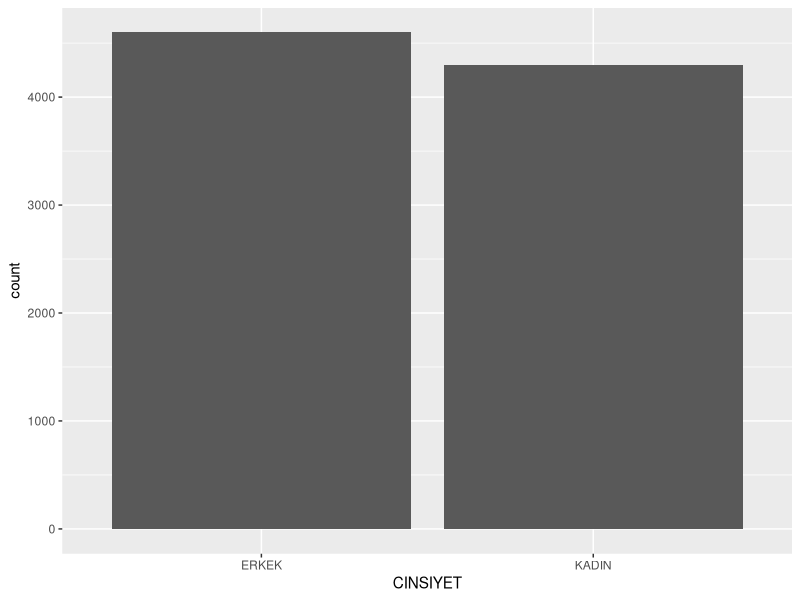
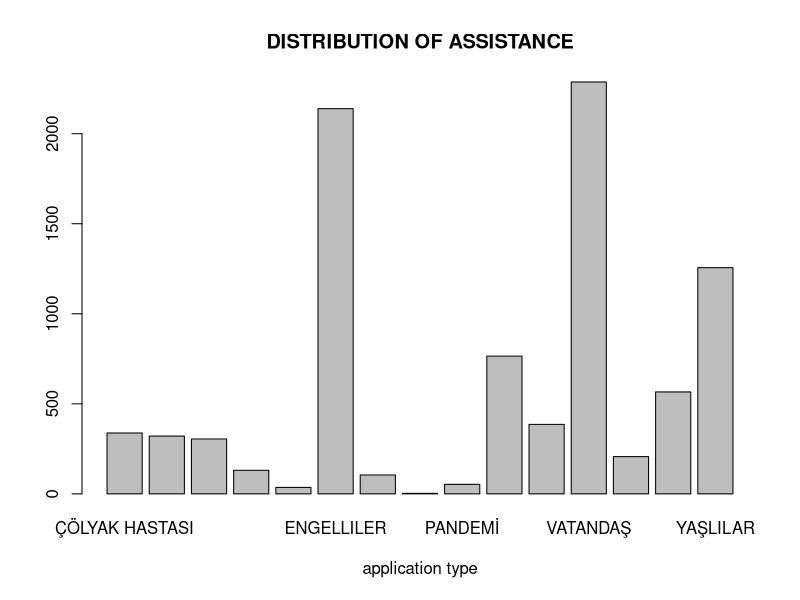
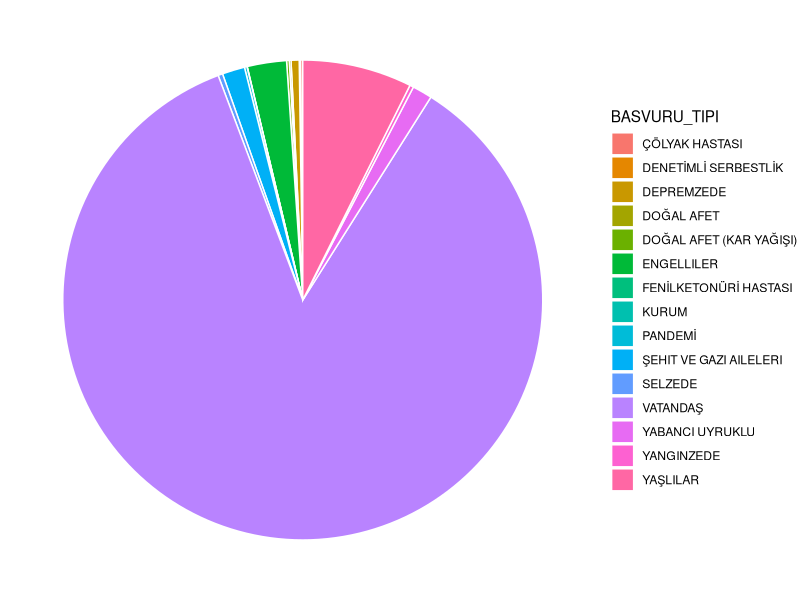
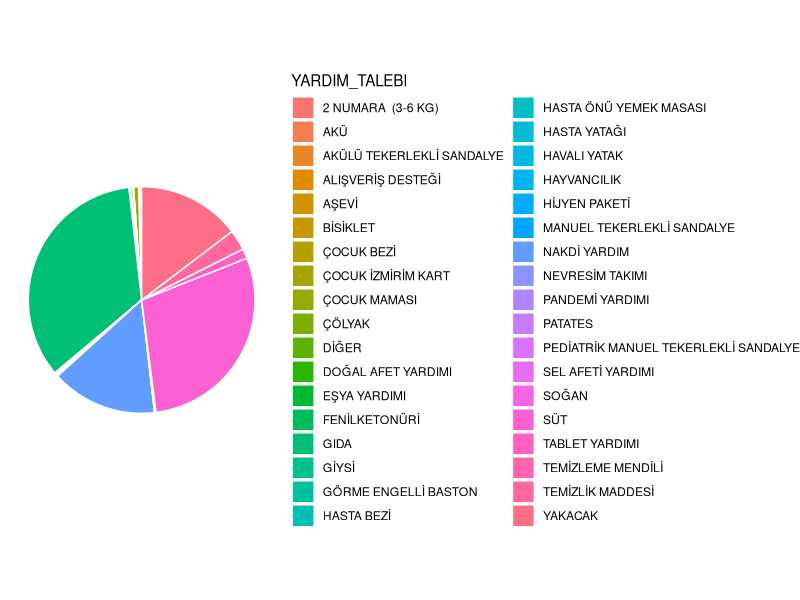
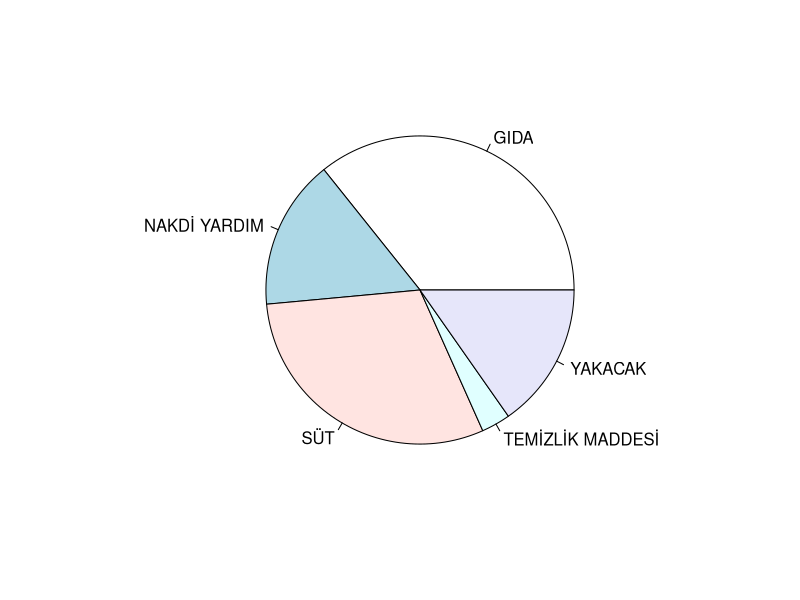
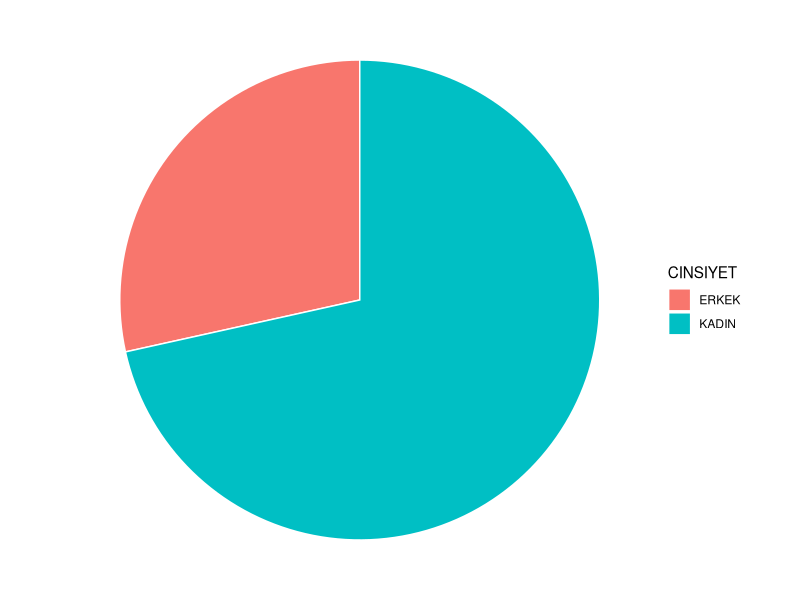
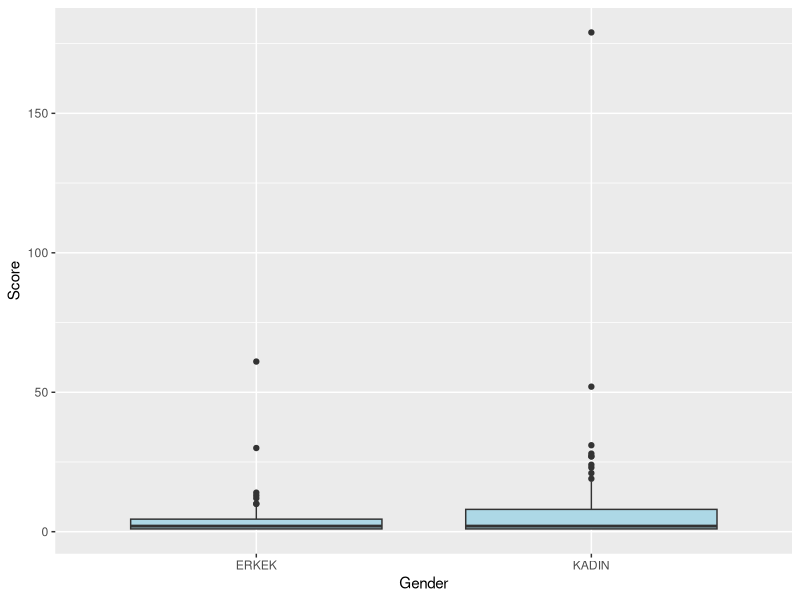

Source code (R) for these figures, in order:
## ---- chunk 1
library(ggplot2)
library(dplyr) 
## ---- chunk 2
izmir.sosyal.yardim <- read.csv("izmirSosyalYardimBasvurulari.csv")
head(izmir.sosyal.yardim)

## ---- chunk 3
izmir.sosyal.yardim <- subset(izmir.sosyal.yardim, CINSIYET !="BELİRSİZ")

head(izmir.sosyal.yardim)

## ---- chunk 4
chisq.test(izmir.sosyal.yardim$CINSIYET,izmir.sosyal.yardim$YARDIM_TALEBI)
## ---- chunk 5
ggplot(izmir.sosyal.yardim) + geom_bar(aes(x = CINSIYET))

## ---- chunk 6

counts <- table(izmir.sosyal.yardim$BASVURU_TIPI)
barplot(counts, main=" DISTRIBUTION OF ASSISTANCE ", xlab="application type")
## ---- chunk 7
summary(izmir.sosyal.yardim$BASVURU_ADEDI)
## ---- chunk 8
dataB <- izmir.sosyal.yardim[, c("BASVURU_TIPI")]
tail(dataB)

## ---- chunk 9

totalB <- aggregate(BASVURU_ADEDI~BASVURU_TIPI,izmir.sosyal.yardim,sum)
head(totalB)
## ---- chunk 10

ggplot(totalB, aes(x="", y=BASVURU_ADEDI, fill=BASVURU_TIPI)) +
  geom_bar(stat="identity", width=1, color="white") +
  coord_polar("y", start=0) +
  
  theme_void() 
## ---- chunk 11
total.type.assistance <- aggregate(BASVURU_ADEDI~YARDIM_TALEBI,izmir.sosyal.yardim,sum)
head(total.type.assistance)

## ---- chunk 12
# Basic piechart
ggplot(total.type.assistance, aes(x="", y=BASVURU_ADEDI, fill=YARDIM_TALEBI)) +
  geom_bar(stat="identity", width=1, color="white") +
  coord_polar("y", start=0) +
  
  theme_void() # remove background, grid, numeric labels
## ---- chunk 13
data2 <- total.type.assistance[total.type.assistance$BASVURU_ADEDI %in% tail(sort(total.type.assistance$BASVURU_ADEDI),5),]
pie(data2$BASVURU_ADEDI, data2$YARDIM_TALEBI)
## ---- chunk 14

milk_assistance<- izmir.sosyal.yardim%>%filter(YARDIM_TALEBI=="SÜT")
head(milk_assistance)


## ---- chunk 15
total.type.assistance <- aggregate(BASVURU_ADEDI~CINSIYET,milk_assistance,sum)
total.type.assistance


## ---- chunk 16
# Basic piechart
ggplot(total.type.assistance, aes(x="", y=BASVURU_ADEDI, fill=CINSIYET)) +
  geom_bar(stat="identity", width=1, color="white") +
  coord_polar("y", start=0) +
  
  theme_void() # remove background, grid, numeric labels
## ---- chunk 17
males <- subset(izmir.sosyal.yardim, CINSIYET=="ERKEK")
females <- subset(izmir.sosyal.yardim, CINSIYET=="KADIN")


## ---- chunk 18

malesConf <- t.test(males$BASVURU_ADEDI)$conf.int
malesConf
## ---- chunk 19
femalesConf <- t.test(females$BASVURU_ADEDI)$conf.int
femalesConf
## ---- chunk 20
depremzede <- subset(izmir.sosyal.yardim, BASVURU_TIPI=="DEPREMZEDE")
yaslilar <- subset(izmir.sosyal.yardim,BASVURU_TIPI=="YAŞLILAR")

## ---- chunk 21
Confdepremzede<- t.test(depremzede$BASVURU_ADEDI)$conf.int
Confdepremzede
## ---- chunk 22
Conf.yaslilar <- t.test(yaslilar$BASVURU_ADEDI)$conf.int
Conf.yaslilar
## ---- chunk 23
food <- subset(izmir.sosyal.yardim, YARDIM_TALEBI=="GIDA")
cash.aid <- subset(izmir.sosyal.yardim, YARDIM_TALEBI=="NAKDİ YARDIM")

## ---- chunk 24
conf.food  <- t.test(food$BASVURU_ADEDI)$conf.int
conf.food
## ---- chunk 25
conf.cash.aid  <- t.test(cash.aid$BASVURU_ADEDI)$conf.int
conf.cash.aid
## ---- chunk 26
females<- subset(izmir.sosyal.yardim,CINSIYET== "KADIN")
males <- subset(izmir.sosyal.yardim,CINSIYET== "ERKEK")


## ---- chunk 27
shapiro.test(males$BASVURU_ADEDI)
## ---- chunk 28
shapiro.test(females$BASVURU_ADEDI)
## ---- chunk 29
t.test(izmir.sosyal.yardim$BASVURU_ADEDI ~ izmir.sosyal.yardim$CINSIYET)

## ---- chunk 30
colyak.patient <- subset(izmir.sosyal.yardim, BASVURU_TIPI=="ÇÖLYAK HASTASI")
head(colyak.patient)

## ---- chunk 31
shapiro.test(colyak.patient$BASVURU_ADEDI)
## ---- chunk 32
t.test(colyak.patient$BASVURU_ADEDI, 
       alternative = "two.sided", 
       mu=180, 
       conf.level = 0.95)
## ---- chunk 33
qplot(x = CINSIYET, y = BASVURU_ADEDI,
      geom = "boxplot", data = colyak.patient,
      xlab = "Gender",
      ylab = "Score",
      fill = I("lightblue"))
## ---- chunk 34

x <- aggregate(BASVURU_ADEDI ~ CINSIYET, 
          data = colyak.patient,
          FUN = function(x) {c(mean = mean(x),
                               se = sd(x) / sqrt(length(x)))})
x
## ---- chunk 35
x <- subset(colyak.patient, CINSIYET=="ERKEK")$BASVURU_ADEDI
y <- subset(colyak.patient, CINSIYET=="KADIN")$BASVURU_ADEDI
var.test(x, y)
## ---- chunk 36
shapiro.test(x)

## ---- chunk 37
t.test(x=x, y=y, alternative = "two.sided", var.equal = TRUE,
       conf.level = 0.95)
## ---- chunk 38
head(izmir.sosyal.yardim)
## ---- chunk 39
data <- izmir.sosyal.yardim[, c(6, 7)]
names(data) <- c("gender", "numberOfApplication")
data$gender <- factor(data$gender)
## ---- chunk 40
levels(data$gender)

## ---- chunk 41
model<-aov(numberOfApplication~gender, data=data)
summary(model)

